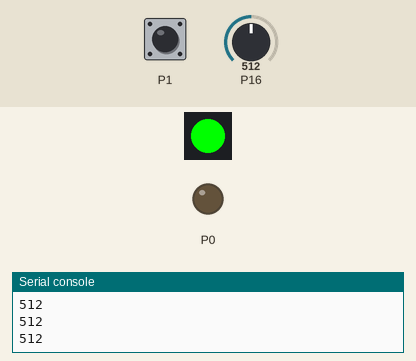
Simulated run of this program. Board: Calliope mini (MakeCode). Shown: 1 RGB LEDs in strip order, left to right, output pins drawn as LEDs (lit = HIGH), the last lines printed to the serial console. The test bench sets the inputs (shaded band); at power-on: P1 LOW, P16 = 512 (analog values on the 0–1023 scale).

Above: at 1.2 s.
1.3 s: P1 pulled HIGH for 0.15 s
At 1.38 s:
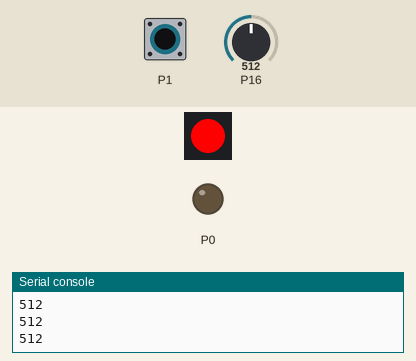
2.9 s: P16 set to 466
4.4 s: P16 set to 441
At 5.9 s:
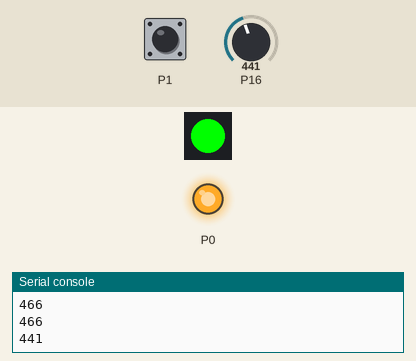
Timing chart, 0 to 37.9 s (numbered marks = the images above; inputs shaded):
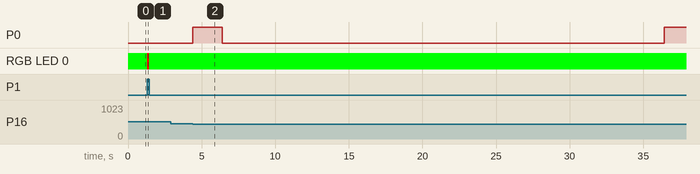

The program:

main.ts
```typescript
basic.forever(function () {
    serial.writeLine("" + (pins.analogReadPin(AnalogPin.C16)))
    if (pins.digitalReadPin(DigitalPin.P1) == 0) {
        basic.setLedColor(0x00ff00)
        if (pins.analogReadPin(AnalogPin.C16) < 450) {
            pins.digitalWritePin(DigitalPin.P0, 1)
            basic.pause(2000)
            pins.digitalWritePin(DigitalPin.P0, 0)
            basic.pause(30000)
        }
    } else {
        basic.setLedColor(0xff0000)
    }
})
```

test.ts
```typescript
// Hier kann man Tests durchführen; diese Datei wird nicht kompiliert, wenn dieses Paket als Erweiterung verwendet wird.
```

Measured:
- the behaviour switches between 450 and 449 on P16 (found by bisection; images 1 and 2)
- after the input at 1.3 s, RGB LED 0: RGB(0, 255, 0) → RGB(255, 0, 0) at once, → RGB(0, 255, 0) 0.14 s later
- after the input at 4.4 s, P0: LOW → HIGH at once, → LOW 2.0 s later, → HIGH 30.0 s later
